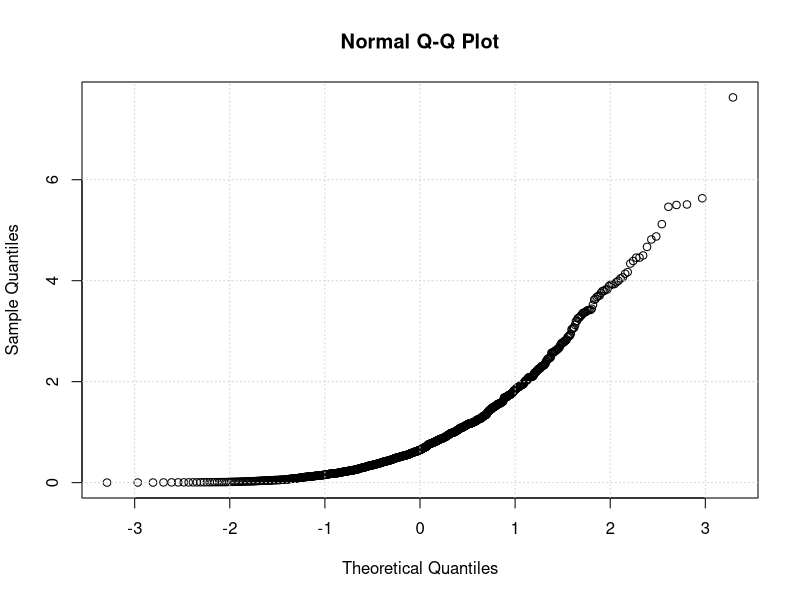
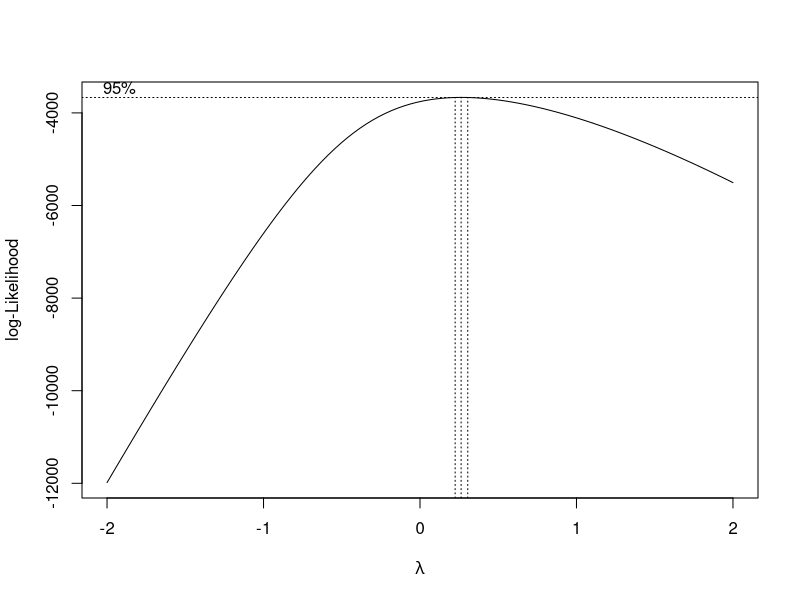
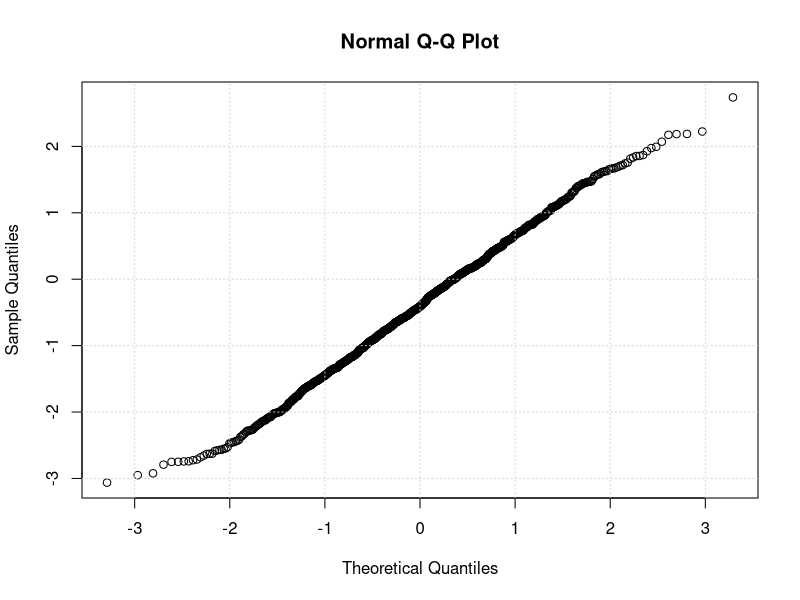
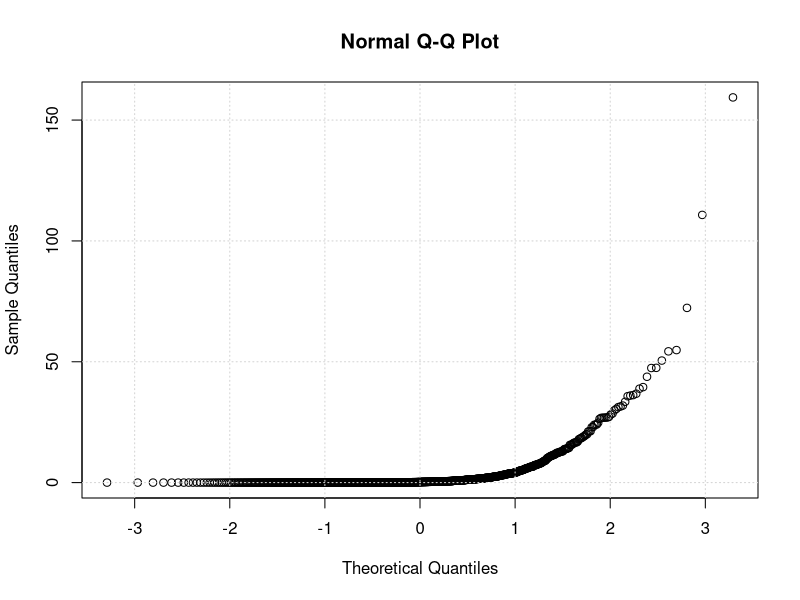
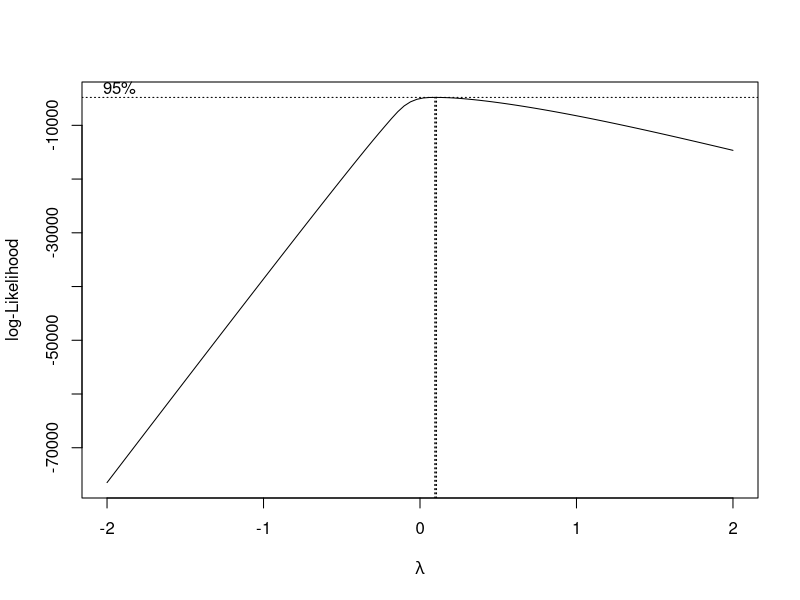
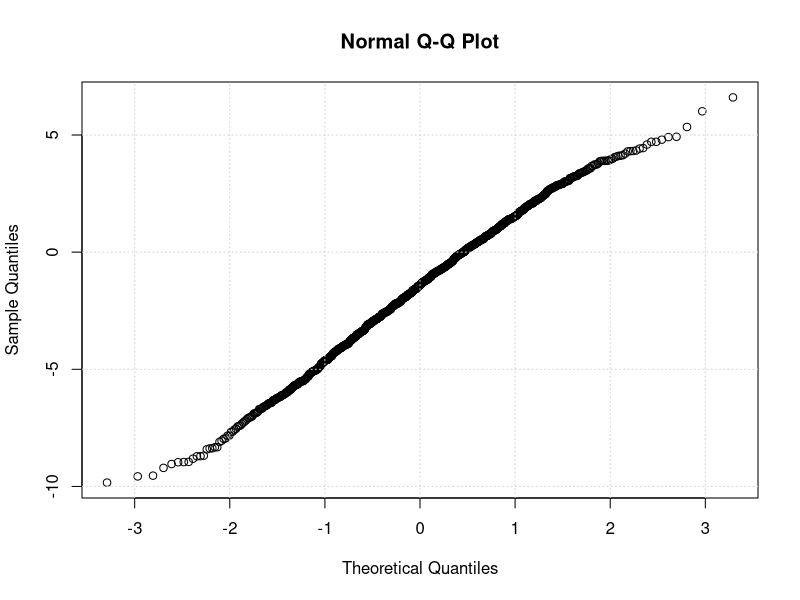
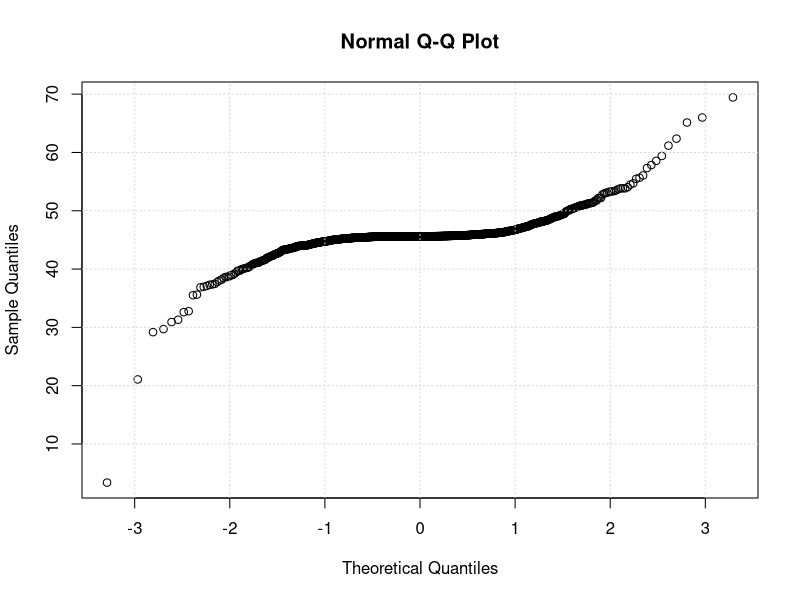
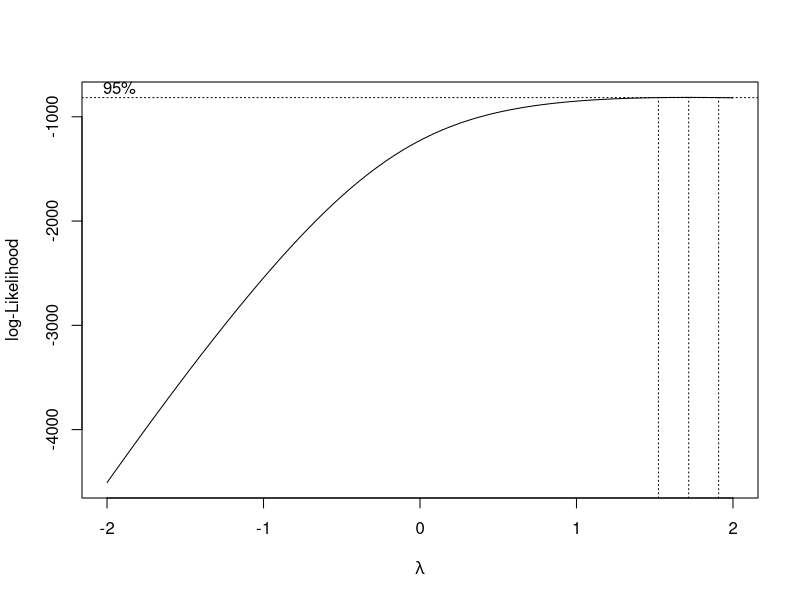

The R source for these figures, in order: (Note: this script raises an error after producing the figures.)
#=================================================#
#                   STAT 755                      #
#          Transformations to Normality           #
#          Principal Component Analysis           #
#=================================================#

#=================================================
# Install libraries ...
#=================================================
library(Matrix)   # ... for matrix operations
library(car)      # ... for ellipse plots
library(stats)    # ... for statistical operations
library(MASS)     # ... for Multivariate Normal Distribution
library(graphics) # ... for arrows

#===========================================================
# Transformation to Normality: Successful case 1
#===========================================================
x<-rexp(1000) 		# exponential sample with parameter 1 
   
qqnorm(x)			# Normal probability plot for original variable
grid()

boxcox(x~1)	            # Illustration of Log-Likelihood profile

# Functions from package "car"
p<-powerTransform(x)    # Estimaton of Box-Cox lambda
y<-bcPower(x,p$lambda)	# Box-Cox transformation
# ... or by hands
lambda <- 0.28
y<-(x^lambda-1)/lambda

qqnorm(y)			# Normal probability plot for transformed variable 
grid()

#===========================================================
# Transformation to Normality: Successful case 2
#===========================================================
x<-rnorm(1000)^4 		# sample 

qqnorm(x)			# Normal probability plot for original variable
grid()

boxcox(x~1)	            # Illustration of Log-Likelihood profile

# Functions from package "car"
p<-powerTransform(x)    # Estimaton of Box-Cox lambda
y<-bcPower(x,p$lambda)	# Box-Cox transformation
# ... or by hands
lambda <- 0.1
y<-(x^lambda-1)/lambda

qqnorm(y)			# Normal probability plot for transformed variable 
grid()

#===========================================================
# Transformation to Normality: Unsuccessful case
#===========================================================
x<-rnorm(1000)^3 		# sample   

x<-x-min(x)+sd(x)

qqnorm(x)			# Normal probability plot for original variable
grid()

boxcox(x~1)	            # Illustration of Log-Likelihood profile

# Functions from package "car"
p<-powerTransform(x)    # Estimaton of Box-Cox lambda
y<-bcPower(x,p$lambda)	# Box-Cox transformation
# ... or by hands
lambda <- 0.6
y<-(x^lambda-1)/lambda

qqnorm(y)			# Normal probability plot for transformed variable 
grid()

#=========================================================
# Principal Component Analysis (PCA)
#---------------------------------------------------------
# This example shows how to perform PCA...
#=========================================================
Sigma1 <- matrix(c(10,2,2,2),2,2)
X1<-mvrnorm(n=1000,c(5,9),Sigma1,empirical=TRUE)
S<-var(X1)
SA(X1)

p<-princomp(X1)		# PCA
summary(p)			# summary
p$sdev			# st.dev. of components
p$loadings			# coefficients of linear transformations
plot(p)                 # scree plot

#---------------------------------------------------------
# .. and illustrates that PCA is equivalent to
# the spectral decomposition of the variance matrix
#=========================================================
S<-var(X1)
e<-eigen(S)
e$values^.5
e$vectors

#=========================================================
# A simple 4D PCA example
#=========================================================
Sigma1 <- diag(c(10,6,4,1)^2)
X<-mvrnorm(n=10000,c(0,0,0,0),Sigma1,empirical=TRUE)
p<-princomp(X)
p$loadings
p$sdev
plot(p)

#=========================================================
# A bit more elaborate 4D PCA example
#=========================================================
Sigma1 <-  matrix(c(10,2,2,2),2,2) 
X1<-mvrnorm(n=1000,c(0,0),Sigma1)
X2<-mvrnorm(n=1000,c(0,0),2*Sigma1)
X<-cbind(X1,X2)
p<-princomp(X)
p$loadings
p$sdev
plot(p)

#=======================================================
# Real data PCA example
#=======================================================

# read the data table
T<-read.table('Lab3_close.csv',sep=',',header=TRUE)
len<-dim(T)[1]          # length
Itime<-seq(len,1,by=-1) # inverse index for plots

# time in years (start date is 5/4/89) 
time<-1989+(31+28+31+30+4)/365.25+seq(1,len)/250 

names(T)					# names of variables
P<-T[,seq(2,11)]			# remove the dates
P<-log10(P)                 # log transfrom 
names(P)					# names of stocks
plot(time,P[Itime,1],type='l',ylim=c(-2,2))	# plot several log-time series
#plot(time,P[Itime,1],type='l',ylim=c(0,100))	# plot several time series
points(time,P[Itime,3],type='l',col=3)		# ...
points(time,P[Itime,4],type='l',col=4)		# ...
points(time,P[Itime,5],type='l',col=5)		# ...

p<-princomp(P,cor=TRUE)			# PCA
p$loadings					# loadings
p$sdev					# st. dev. of components
plot(p)					# scree plot

P1<-as.matrix(P)%*%diag(1/p$scale) 	# normalize data
L1<-as.matrix(p$loadings)[,1]      	# loadings for PC1
L2<-as.matrix(p$loadings)[,2]		# loadings for PC2
L3<-as.matrix(p$loadings)[,3]		# loadings for PC3
Y1<-P1%*%L1					# PC1
Y2<-P1%*%L2					# PC2
Y3<-P1%*%L3
plot(time,-Y1[Itime],type='l',ylim=c(-5,20),col=1)	# plot PC1
points(time,-Y2[Itime],type='l',col=2)			# ... and PC2
points(time,Y3[Itime],type='l',col=3)			# ... and PC3

SA(cbind(Y3-mean(Y3),-Y2+mean(Y2)))

#===================================================
# Function that illustrates spectral decomposition
# and statistical distance ellipses
#===================================================

SA <- function(X,add=FALSE,data.plot=TRUE)
{
# Vector of means
#==============================
n<-dim(X)[1]
ones<-matrix(rep(1,n),ncol=1)
mu<-as.vector(t(X) %*% ones / n)

# Variance
#===========================================================
Sigma<-var(X)

e<-eigen(Sigma)
par(bg='yellow')
ellipse(mu,Sigma,3,add=add,xlim=range(X),ylim=range(X))
ellipse(mu,Sigma,2,add=TRUE)
ellipse(mu,Sigma,1,add=TRUE)
if (data.plot)
points(X[,1],X[,2],pch=20,col=4)
arrows(mu[1],mu[2],mu[1]+e$vectors[1,1]*sqrt(e$values[1]),
mu[2]+e$vectors[2,1]*sqrt(e$values[1]),length=.1,col='green',lwd=2)
arrows(mu[1],mu[2],mu[1]+e$vectors[1,2]*sqrt(e$values[2]),
mu[2]+e$vectors[2,2]*sqrt(e$values[2]),length=.1,col='green',lwd=2)
e
}

ellipse<-function(mu,Sigma,R,col='red',add=FALSE,xlim=NULL,ylim=NULL,N=1000)
{	
	# Find coordinates of a circle
	t<-seq(0,2*pi,length.out=N)
	x<-R*cos(t)
	y<-R*sin(t)
	
	# Spectral decomposition of Sigma
	e<-eigen(Sigma)                    # spectral decomposition
	P<-e$vectors                       # eigenvectors
	L<-e$values 

    # Square root matrix
    S05<-P%*%sqrt(diag(L))%*%t(P)
    
    # Ellipse cordinates 
	vec<-cbind(x,y)
	vec<-t(vec%*%S05)
	x<-vec[1,]+mu[1]
	y<-vec[2,]+mu[2]
	
	if (add)
		{
			points(x,y,type='l',col=col)
		}	
    else
     	plot(x,y,type='l',col=col,xlim=xlim,ylim=ylim)
		
}

